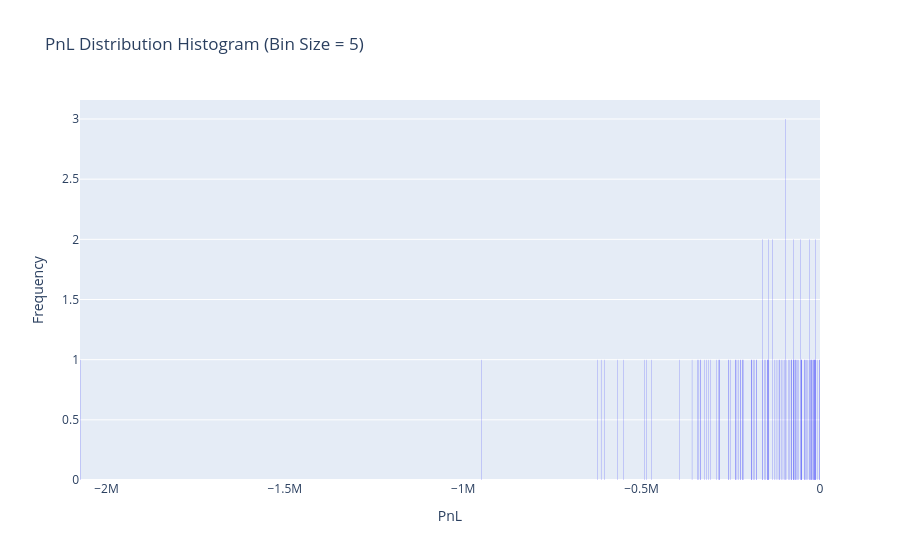

Write notebook code for a chart like this one.
### Code cell
import plotly.graph_objects as go
import pandas as pd


# Convert PnL values to a list
pnl_values = n_df["pnl"].tolist()

# Create Histogram with Bin Size = 5
fig = go.Figure()

fig.add_trace(go.Histogram(
    x=pnl_values,  
    marker=dict(color="blue"),  # Set histogram bar color
    name="PnL Distribution",
    xbins=dict(  
        start=min(pnl_values),  # Start bin from minimum PnL value
        end=max(pnl_values),    # End bin at maximum PnL value
        size=500                 # Bin size of 5
    )
))

# Customize Layout
fig.update_layout(
    title="PnL Distribution Histogram (Bin Size = 5)",
    xaxis_title="PnL",
    yaxis_title="Frequency",
    bargap=0.1,  # Adjust gap between bars
    showlegend=False
)

# Show Plot
fig.show()

### Figure 1 — Plotly figure (JSON) as saved in the notebook; plotly's stock layout.template omitted (floating-point values rounded to 4 significant figures)
{"data": [{"marker": {"color": "blue"}, "name": "PnL Distribution", "type": "histogram", "x": [-29520.0, -250900.0, -73940.0, -131800.0, -52880.0, -24070.0, -113400.0, -54970.0, -235200.0, -192600.0, -232400.0, -14840.0, -317800.0, -147100.0, -36910.0, -73280.0, -283300.0, -215900.0, -84700.0, -12140.0, -186700.0, -59250.0, -20660.0, -341700.0, -190300.0, -81040.0, -182600.0, -27470.0, -227600.0, -154200.0, -131800.0, -22590.0, -43430.0, -67590.0, -217700.0, -99430.0, -143300.0, -151500.0, -30440.0, -68980.0, -74630.0, -51880.0, -13080.0, -95170.0, -103600.0, -16810.0, -41650.0, -613200.0, -111900.0, -341800.0, -335800.0, -2074000.0, -394000.0, -97340.0, -8154.0, -70560.0, -324100.0, -282300.0, -160000.0, -176900.0, -42950.0, -69.77, -62910.0, -51220.0, -255100.0, -221700.0, -312500.0, -145400.0, -281700.0, -334200.0, -29340.0, -73990.0, -80100.0, -358300.0, -147800.0, -1471.0, -50580.0, -107800.0, -15320.0, -24870.0, -15970.0, -568600.0, -288800.0, -65930.0, -55080.0, -624400.0, -79540.0, -947800.0, -142800.0, -178100.0, -236700.0, -35970.0, -221300.0, -161500.0, -492100.0, -255700.0, -88600.0, -127100.0, -18180.0, -12730.0, -160100.0, -122800.0, -117400.0, -305800.0, -471400.0, -604100.0, -97680.0, -550600.0, -485100.0, -13380.0, -215100.0, -97550.0, -193200.0, -142900.0], "xbins": {"end": -69.77, "size": 500, "start": -2074000.0}}], "layout": {"bargap": 0.1, "showlegend": false, "title": {"text": "PnL Distribution Histogram (Bin Size = 5)"}, "xaxis": {"title": {"text": "PnL"}}, "yaxis": {"title": {"text": "Frequency"}}}}
